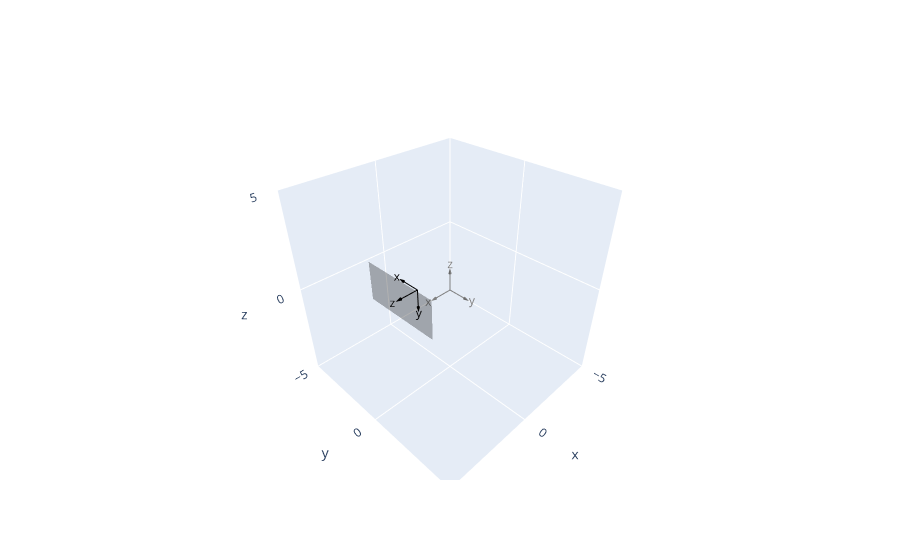

The code cell stored with this chart in its notebook:
### Code cell
camera = Camera(Ry(np.pi/2)@Rz(-np.pi/2), np.array([2, 0, 1]))
plot_all([camera], world=True)

### Figure 1 — Plotly figure (JSON) as saved in the notebook; plotly's stock layout.template omitted (floating-point values rounded to 4 significant figures)
{"data": [{"line": {"color": "gray"}, "mode": "lines", "showlegend": false, "type": "scatter3d", "x": [0, 1], "y": [0, 0], "z": [0, 0]}, {"colorscale": [[0, "gray"], [1, "gray"]], "showlegend": false, "showscale": false, "sizemode": "scaled", "sizeref": 0.3, "type": "cone", "u": [1], "v": [0], "w": [0], "x": [1], "y": [0], "z": [0]}, {"mode": "text", "showlegend": false, "text": ["x"], "textfont": {"color": "gray"}, "textposition": "middle center", "type": "scatter3d", "x": [1.4], "y": [0], "z": [0]}, {"line": {"color": "gray"}, "mode": "lines", "showlegend": false, "type": "scatter3d", "x": [0, 0], "y": [0, 1], "z": [0, 0]}, {"colorscale": [[0, "gray"], [1, "gray"]], "showlegend": false, "showscale": false, "sizemode": "scaled", "sizeref": 0.3, "type": "cone", "u": [0], "v": [1], "w": [0], "x": [0], "y": [1], "z": [0]}, {"mode": "text", "showlegend": false, "text": ["y"], "textfont": {"color": "gray"}, "textposition": "middle center", "type": "scatter3d", "x": [0], "y": [1.4], "z": [0]}, {"line": {"color": "gray"}, "mode": "lines", "showlegend": false, "type": "scatter3d", "x": [0, 0], "y": [0, 0], "z": [0, 1]}, {"colorscale": [[0, "gray"], [1, "gray"]], "showlegend": false, "showscale": false, "sizemode": "scaled", "sizeref": 0.3, "type": "cone", "u": [0], "v": [0], "w": [1], "x": [0], "y": [0], "z": [1]}, {"mode": "text", "showlegend": false, "text": ["z"], "textfont": {"color": "gray"}, "textposition": "middle center", "type": "scatter3d", "x": [0], "y": [0], "z": [1.4]}, {"line": {"color": "black"}, "mode": "lines", "showlegend": false, "type": "scatter3d", "x": [2, 2], "y": [0, -1], "z": [1, 1.0]}, {"colorscale": [[0, "black"], [1, "black"]], "showlegend": false, "showscale": false, "sizemode": "scaled", "sizeref": 0.3, "type": "cone", "u": [0], "v": [-1], "w": [-1.11e-16], "x": [2], "y": [-1], "z": [1.0]}, {"mode": "text", "showlegend": false, "text": ["x"], "textfont": {"color": "black"}, "textposition": "middle center", "type": "scatter3d", "x": [2.0], "y": [-1.4], "z": [1.0]}, {"line": {"color": "black"}, "mode": "lines", "showlegend": false, "type": "scatter3d", "x": [2, 2], "y": [0, 6.123e-17], "z": [1, 0]}, {"colorscale": [[0, "black"], [1, "black"]], "showlegend": false, "showscale": false, "sizemode": "scaled", "sizeref": 0.3, "type": "cone", "u": [0], "v": [6.123e-17], "w": [-1], "x": [2], "y": [6.123e-17], "z": [0]}, {"mode": "text", "showlegend": false, "text": ["y"], "textfont": {"color": "black"}, "textposition": "middle center", "type": "scatter3d", "x": [2.0], "y": [8.573e-17], "z": [-0.4]}, {"line": {"color": "black"}, "mode": "lines", "showlegend": false, "type": "scatter3d", "x": [2, 3], "y": [0, 0], "z": [1, 1]}, {"colorscale": [[0, "black"], [1, "black"]], "showlegend": false, "showscale": false, "sizemode": "scaled", "sizeref": 0.3, "type": "cone", "u": [1], "v": [0], "w": [0], "x": [3], "y": [0], "z": [1]}, {"mode": "text", "showlegend": false, "text": ["z"], "textfont": {"color": "black"}, "textposition": "middle center", "type": "scatter3d", "x": [3.4], "y": [0], "z": [1.0]}, {"color": "black", "i": [0, 0], "j": [1, 2], "k": [2, 3], "opacity": 0.3, "type": "mesh3d", "x": [3, 3, 3, 3], "y": [2, -2, -2, 2], "z": [2, 2, -1.11e-16, 2.22e-16]}], "layout": {"scene": {"aspectmode": "manual", "aspectratio": {"x": 1, "y": 1, "z": 1}, "xaxis": {"nticks": 4, "range": [-5, 5]}, "yaxis": {"nticks": 4, "range": [-5, 5]}, "zaxis": {"nticks": 4, "range": [-5, 5]}}}}
